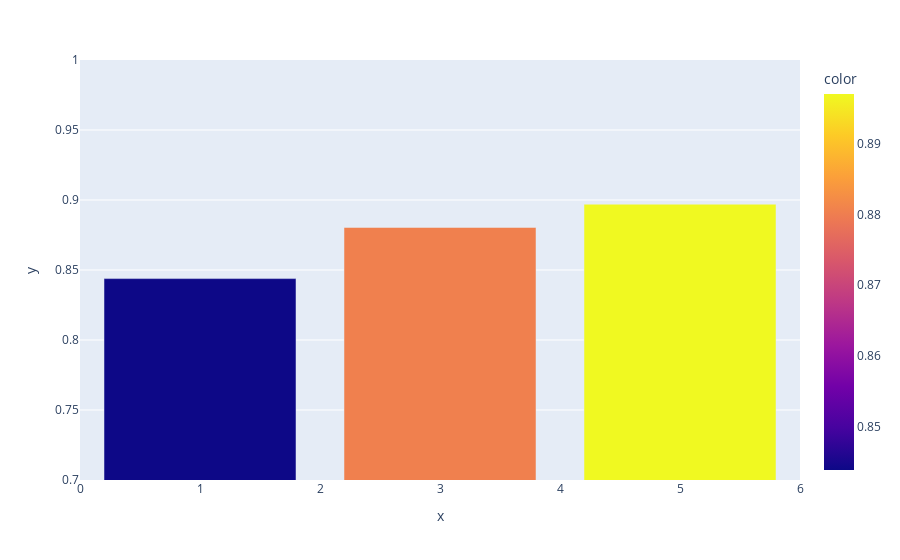

This figure's notebook cell:
### Code cell
KNN_score_list = []
KNN_score_list.append(KNNScore1)
KNN_score_list.append(KNNScore2)
KNN_score_list.append(KNNScore3)
fig = px.bar(KNN_score_list,x=[1,3,5],y=KNN_score_list,color = KNN_score_list,range_y=[0.7,1.0])
fig.show()

### Figure 1 — Plotly figure (JSON) as saved in the notebook; plotly's stock layout.template omitted (floating-point values rounded to 4 significant figures)
{"data": [{"alignmentgroup": "True", "hovertemplate": "x=%{x}<br>y=%{y}<br>color=%{marker.color}<extra></extra>", "legendgroup": "", "marker": {"color": [0.8439, 0.8804, 0.897], "coloraxis": "coloraxis", "pattern": {"shape": ""}}, "name": "", "offsetgroup": "", "orientation": "v", "showlegend": false, "textposition": "auto", "type": "bar", "x": [1, 3, 5], "xaxis": "x", "y": [0.8439, 0.8804, 0.897], "yaxis": "y"}], "layout": {"barmode": "relative", "coloraxis": {"colorbar": {"title": {"text": "color"}}, "colorscale": [[0, "#0d0887"], [0.1111, "#46039f"], [0.2222, "#7201a8"], [0.3333, "#9c179e"], [0.4444, "#bd3786"], [0.5556, "#d8576b"], [0.6667, "#ed7953"], [0.7778, "#fb9f3a"], [0.8889, "#fdca26"], [1, "#f0f921"]]}, "legend": {"tracegroupgap": 0}, "margin": {"t": 60}, "xaxis": {"anchor": "y", "domain": [0, 1], "title": {"text": "x"}}, "yaxis": {"anchor": "x", "domain": [0, 1], "range": [0.7, 1], "title": {"text": "y"}}}}
